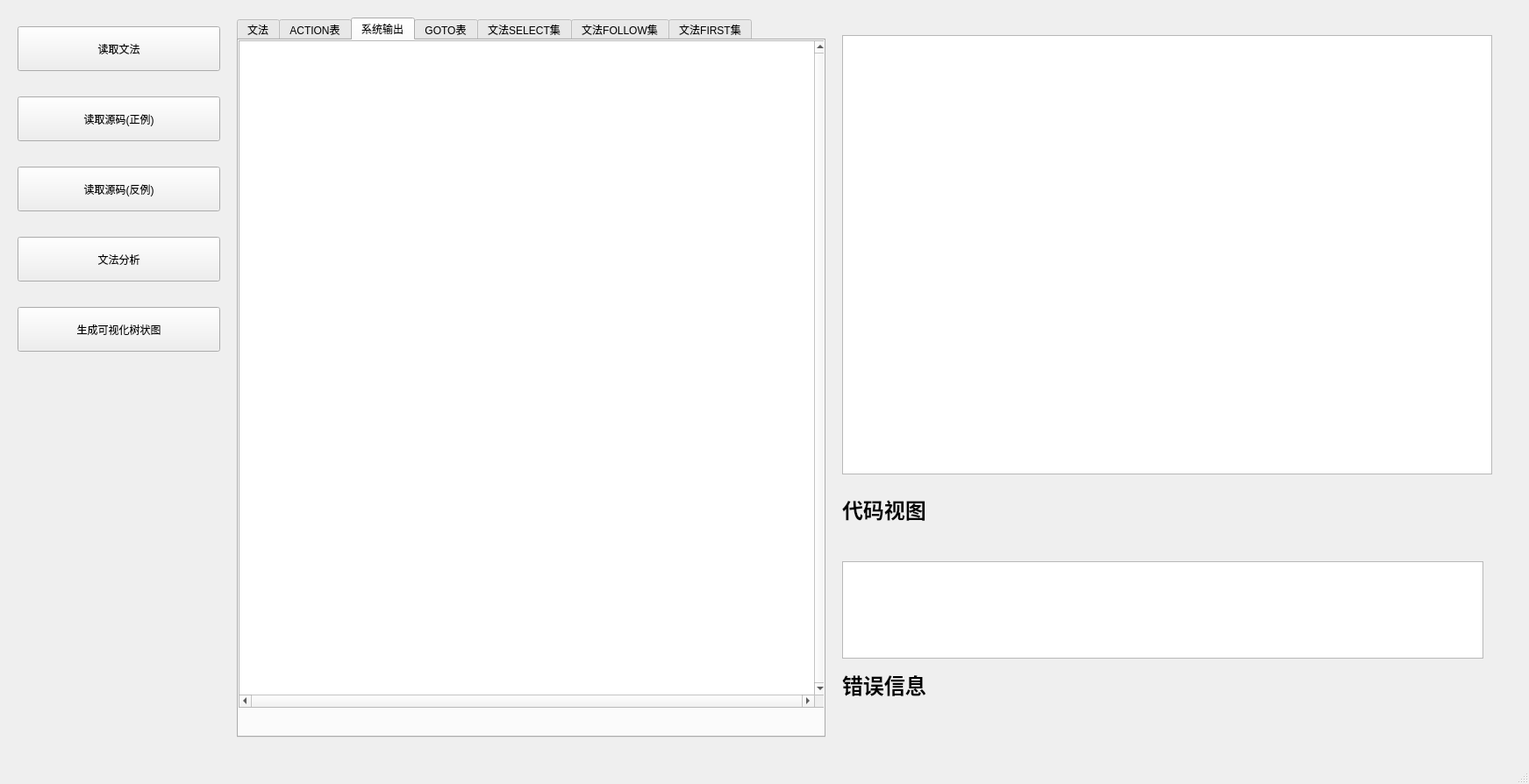
<?xml version="1.0" encoding="UTF-8"?>
<ui version="4.0">
 <class>MainWindow</class>
 <widget class="QMainWindow" name="MainWindow">
  <property name="geometry">
   <rect>
    <x>0</x>
    <y>0</y>
    <width>1743</width>
    <height>894</height>
   </rect>
  </property>
  <property name="windowTitle">
   <string>MainWindow</string>
  </property>
  <widget class="QWidget" name="centralwidget">
   <widget class="QPlainTextEdit" name="plainTextEdit_Code">
    <property name="geometry">
     <rect>
      <x>960</x>
      <y>40</y>
      <width>741</width>
      <height>501</height>
     </rect>
    </property>
   </widget>
   <widget class="QPushButton" name="pushButton_readSyntax">
    <property name="geometry">
     <rect>
      <x>20</x>
      <y>30</y>
      <width>231</width>
      <height>51</height>
     </rect>
    </property>
    <property name="text">
     <string>读取文法</string>
    </property>
   </widget>
   <widget class="QTabWidget" name="tabWidget_Action">
    <property name="geometry">
     <rect>
      <x>270</x>
      <y>20</y>
      <width>671</width>
      <height>821</height>
     </rect>
    </property>
    <property name="currentIndex">
     <number>2</number>
    </property>
    <widget class="QWidget" name="tab_6">
     <attribute name="title">
      <string>文法</string>
     </attribute>
     <widget class="QPlainTextEdit" name="plainTextEdit_syntaxRule">
      <property name="geometry">
       <rect>
        <x>0</x>
        <y>0</y>
        <width>671</width>
        <height>791</height>
       </rect>
      </property>
     </widget>
    </widget>
    <widget class="QWidget" name="tab_2">
     <attribute name="title">
      <string>ACTION表</string>
     </attribute>
     <widget class="QTableView" name="tableView_Action">
      <property name="geometry">
       <rect>
        <x>0</x>
        <y>0</y>
        <width>671</width>
        <height>791</height>
       </rect>
      </property>
     </widget>
    </widget>
    <widget class="QWidget" name="tab_7">
     <attribute name="title">
      <string>系统输出</string>
     </attribute>
     <widget class="QPlainTextEdit" name="plainTextEdit_SysOutput">
      <property name="geometry">
       <rect>
        <x>0</x>
        <y>0</y>
        <width>671</width>
        <height>761</height>
       </rect>
      </property>
      <property name="verticalScrollBarPolicy">
       <enum>Qt::ScrollBarAlwaysOn</enum>
      </property>
      <property name="horizontalScrollBarPolicy">
       <enum>Qt::ScrollBarAlwaysOn</enum>
      </property>
      <property name="sizeAdjustPolicy">
       <enum>QAbstractScrollArea::AdjustToContents</enum>
      </property>
     </widget>
    </widget>
    <widget class="QWidget" name="tab">
     <attribute name="title">
      <string>GOTO表</string>
     </attribute>
     <widget class="QTableView" name="tableView_GOTO">
      <property name="geometry">
       <rect>
        <x>0</x>
        <y>0</y>
        <width>671</width>
        <height>791</height>
       </rect>
      </property>
     </widget>
    </widget>
    <widget class="QWidget" name="tab_3">
     <attribute name="title">
      <string>文法SELECT集</string>
     </attribute>
     <widget class="QTableView" name="tableView_SELECT">
      <property name="geometry">
       <rect>
        <x>0</x>
        <y>0</y>
        <width>671</width>
        <height>791</height>
       </rect>
      </property>
     </widget>
    </widget>
    <widget class="QWidget" name="tab_4">
     <attribute name="title">
      <string>文法FOLLOW集</string>
     </attribute>
     <widget class="QTableView" name="tableView_FOLLOW">
      <property name="geometry">
       <rect>
        <x>0</x>
        <y>0</y>
        <width>671</width>
        <height>791</height>
       </rect>
      </property>
     </widget>
    </widget>
    <widget class="QWidget" name="tab_5">
     <attribute name="title">
      <string>文法FIRST集</string>
     </attribute>
     <widget class="QTableView" name="tableView_FIRST">
      <property name="geometry">
       <rect>
        <x>0</x>
        <y>0</y>
        <width>671</width>
        <height>791</height>
       </rect>
      </property>
     </widget>
    </widget>
   </widget>
   <widget class="QLabel" name="label">
    <property name="geometry">
     <rect>
      <x>960</x>
      <y>560</y>
      <width>221</width>
      <height>41</height>
     </rect>
    </property>
    <property name="text">
     <string>&lt;html&gt;&lt;head/&gt;&lt;body&gt;&lt;p&gt;&lt;span style=&quot; font-size:18pt; font-weight:600;&quot;&gt;代码视图&lt;/span&gt;&lt;/p&gt;&lt;/body&gt;&lt;/html&gt;</string>
    </property>
    <property name="textFormat">
     <enum>Qt::RichText</enum>
    </property>
   </widget>
   <widget class="QLabel" name="label_2">
    <property name="geometry">
     <rect>
      <x>960</x>
      <y>760</y>
      <width>221</width>
      <height>41</height>
     </rect>
    </property>
    <property name="text">
     <string>&lt;html&gt;&lt;head/&gt;&lt;body&gt;&lt;p&gt;&lt;span style=&quot; font-size:18pt; font-weight:600;&quot;&gt;错误信息&lt;/span&gt;&lt;/p&gt;&lt;/body&gt;&lt;/html&gt;</string>
    </property>
    <property name="textFormat">
     <enum>Qt::RichText</enum>
    </property>
   </widget>
   <widget class="QPushButton" name="pushButton_readCode">
    <property name="geometry">
     <rect>
      <x>20</x>
      <y>110</y>
      <width>231</width>
      <height>51</height>
     </rect>
    </property>
    <property name="text">
     <string>读取源码(正例)</string>
    </property>
   </widget>
   <widget class="QPushButton" name="pushButton_analyze">
    <property name="geometry">
     <rect>
      <x>20</x>
      <y>270</y>
      <width>231</width>
      <height>51</height>
     </rect>
    </property>
    <property name="text">
     <string>文法分析</string>
    </property>
   </widget>
   <widget class="QPushButton" name="pushButton_generatePDF">
    <property name="geometry">
     <rect>
      <x>20</x>
      <y>350</y>
      <width>231</width>
      <height>51</height>
     </rect>
    </property>
    <property name="text">
     <string>生成可视化树状图</string>
    </property>
   </widget>
   <widget class="QPlainTextEdit" name="plainTextEdit_Error">
    <property name="geometry">
     <rect>
      <x>960</x>
      <y>640</y>
      <width>731</width>
      <height>111</height>
     </rect>
    </property>
   </widget>
   <widget class="QPushButton" name="pushButton_readWrong">
    <property name="geometry">
     <rect>
      <x>20</x>
      <y>190</y>
      <width>231</width>
      <height>51</height>
     </rect>
    </property>
    <property name="text">
     <string>读取源码(反例)</string>
    </property>
   </widget>
  </widget>
  <widget class="QMenuBar" name="menubar">
   <property name="geometry">
    <rect>
     <x>0</x>
     <y>0</y>
     <width>1743</width>
     <height>26</height>
    </rect>
   </property>
  </widget>
  <widget class="QStatusBar" name="statusbar"/>
 </widget>
 <resources/>
 <connections/>
</ui>
